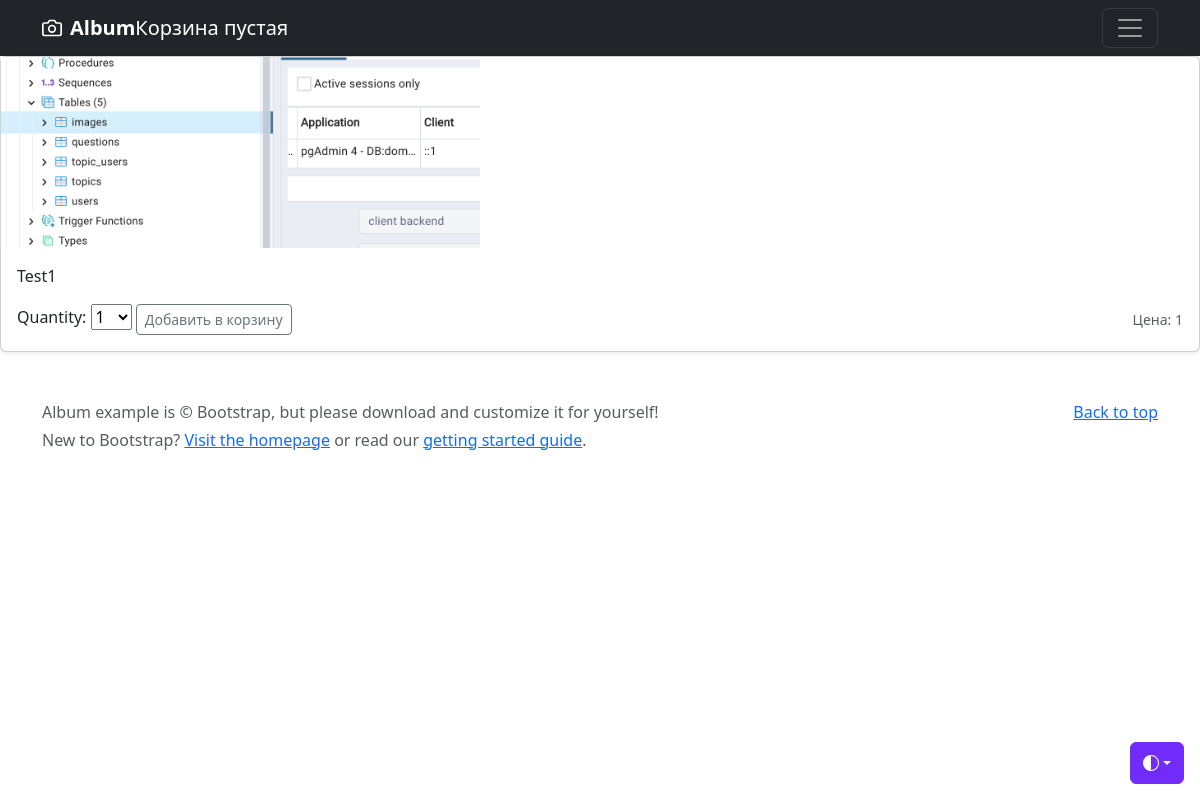
The page /item/1 on the database as committed earlier.
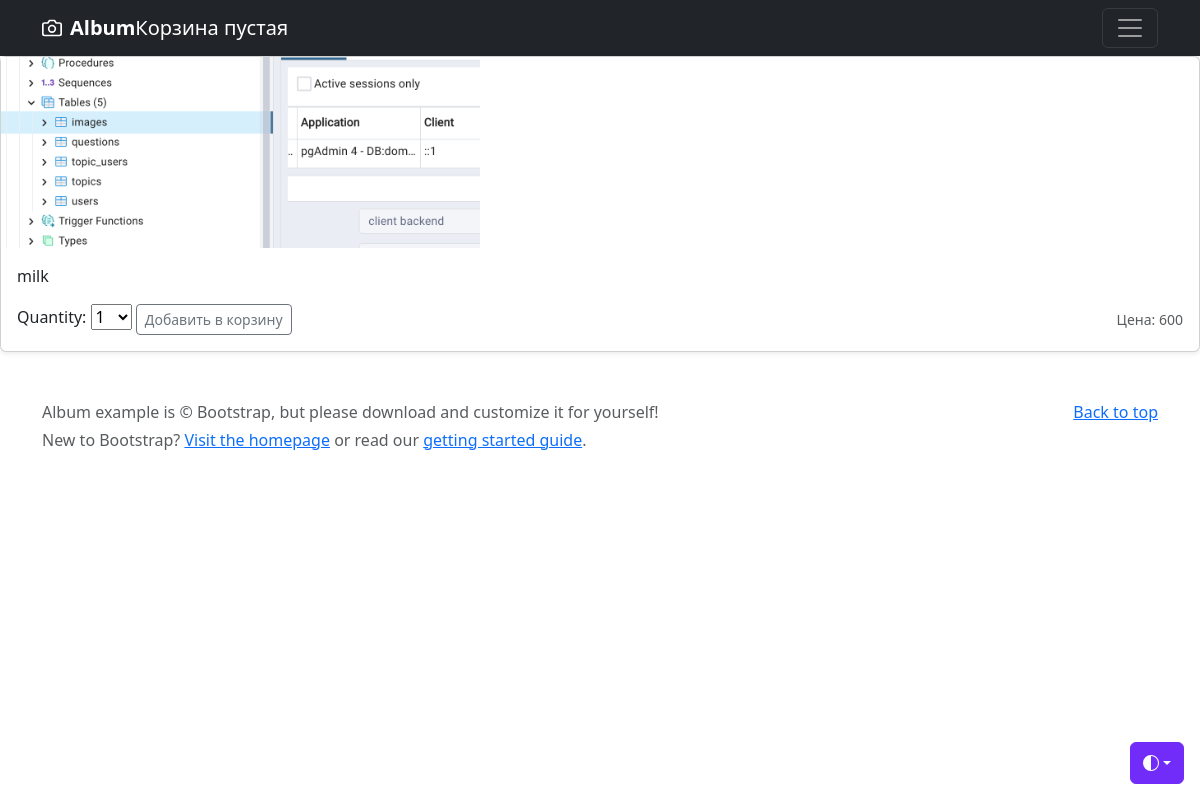
The same page on the database as committed later.
### shop/models.py (models this page shows, shortened)
class Shop(models.Model):
    name = models.CharField(verbose_name="Название товара", max_length=60)
    price = models.IntegerField(verbose_name="Цена")
    photo_path = models.ImageField(verbose_name="Фото товара", upload_to="photo/%Y/%m/%d/",
                                   default='/photo/2023/09/08/pgadmin.png')
    category = models.ForeignKey('Category', on_delete=models.PROTECT, verbose_name="Категория", null=True)
    description = models.TextField(verbose_name="Описание товара", default='')
    arrival_date = models.DateField(verbose_name='Дата прибытия товара', auto_now=True)
    update_time = models.DateTimeField(verbose_name='Время последнего обновления карточки товара', auto_now=True)
    class Meta:
        verbose_name = "Товар"
        verbose_name_plural = "Товары"
        ordering = ['-update_time']

### shop/views.py (the view)
# urls.py: path('item/<int:item_id>', views.detail, name='detail'),
def detail(request, item_id):
    try:
        item: object = Shop.objects.get(id=item_id)
        cart_product_form = CartAddProductForm()
    except:
        return redirect(index, permanent=True)
    return render(request, 'shop/detail.html', {'item': item, 'cart_product_form': cart_product_form})

### carts/forms.py
class CartAddProductForm(forms.Form):
    quantity = forms.TypedChoiceField(
                                choices=PRODUCT_QUANTITY_CHOICES,
                                coerce=int)
    update = forms.BooleanField(required=False,
                                initial=False,
                                widget=forms.HiddenInput)

### carts/cart.py (called while the page is built)
    def __len__(self):
        return sum(item['quantity'] for item in self.cart.values())

### carts/context_processors.py (called while the page is built)
def cart(request):
    return {'cart': Cart(request)}

### shop/templates/shop/detail.html (shortened to what this page needs)
{%extends 'shop/base.html'%}
{%load static%}
{%block content%}
        <div class="col">
          <div class="card shadow-sm">
            <img src="{{item.photo_path.url}}"  height="40%" width="40%">
            <div class="card-body">
              <p class="card-text">{{item.name}}</p>
              <div class="d-flex justify-content-between align-items-center">
                <div class="btn-group">
                  <form action="{%url 'carts:carts_add' item.id%}" method="post">
                    {{cart_product_form}}
                    <input type="submit" class="btn btn-sm btn-outline-secondary" value="Добавить в корзину">
                  </form>
                </div>
                <small class="text-body-secondary">Цена: {{item.price}}</small>
              </div>
            </div>
          </div>
        </div>
{%endblock%}

### shop/templates/shop/base.html (shortened to what this page needs)
<!Doctype html>
{%load static%}
<html lang="en" data-bs-theme="auto">
  <head>
    <link rel="stylesheet" href="https://cdn.jsdelivr.net/npm/bootstrap@5.2.3/dist/css/bootstrap.min.css">
    <link rel="stylesheet" href="https://cdn.jsdelivr.net/npm/@docsearch/css@3">
<link href="/docs/5.3/dist/css/bootstrap.min.css" rel="stylesheet">
  </head>
  <body>
    <div class="dropdown position-fixed bottom-0 end-0 mb-3 me-3 bd-mode-toggle">
      <button class="btn btn-bd-primary py-2 dropdown-toggle d-flex align-items-center"
              id="bd-theme"
              type="button"
              aria-expanded="false"
              data-bs-toggle="dropdown"
              aria-label="Toggle theme (auto)">
        <svg class="bi my-1 theme-icon-active" width="1em" height="1em"><use href="#circle-half"></use></svg>
      </button>
    </div>
<header data-bs-theme="dark">
  <div class="navbar navbar-dark bg-dark shadow-sm">
    <div class="container">
      <a href="/" class="navbar-brand d-flex align-items-center">
        <strong>Album</strong>
        <div id="subheader">
          <div class="cart">
            {% with total_items=cart|length %}
            {% if cart|length > 0%}
            В корзине:
            <a href="{%url 'carts:carts_detail'%}">
              {{total_items}} шт, {{cart.get_total_price}} Тг
            </a>
            {%else%}
            Корзина пустая
            {%endif%}
            {%endwith%}
          </div>
        </div>
      </a>
      <button class="navbar-toggler" type="button" data-bs-toggle="collapse" data-bs-target="#navbarHeader" aria-controls="navbarHeader" aria-expanded="false" aria-label="Toggle navigation">
        <span class="navbar-toggler-icon"></span>
      </button>
    </div>
  </div>
</header>
<main>
{%block content%}
{%endblock%}
</main>
<footer class="text-body-secondary py-5">
  <div class="container">
    <p class="float-end mb-1">
      <a href="#">Back to top</a>
    </p>
    <p class="mb-1">Album example is &copy; Bootstrap, but please download and customize it for yourself!</p>
    <p class="mb-0">New to Bootstrap? <a href="/">Visit the homepage</a> or read our <a href="/docs/5.3/getting-started/introduction/">getting started guide</a>.</p>
  </div>
</footer>
    </body>
</html>

### shop/templates/shop/base.html (style rules this page uses)
.bi { vertical-align: -.125em; fill: currentColor; }
.btn-bd-primary { --bd-violet-bg: #712cf9; --bd-violet-rgb: 112.520718, 44.062154, 249.437846; --bs-btn-font-weight: 600; --bs-btn-color: var(--bs-white); --bs-btn-bg: var(--bd-violet-bg); --bs-btn-border-color: var(--bd-violet-bg); --bs-btn-hover-color: var(--bs-white); --bs-btn-hover-bg: #6528e0; --bs-btn-hover-border-color: #6528e0; --bs-btn-focus-shadow-rgb: var(--bd-violet-rgb); --bs-btn-active-color: var(--bs-btn-hover-color); --bs-btn-active-bg: #5a23c8; --bs-btn-active-border-color: #5a23c8; }
.bd-mode-toggle { z-index: 1500; }

Rows that differ between the two databases and show on the page:
changed Shop: name "Test1" → "milk"; price "1" → "600"
